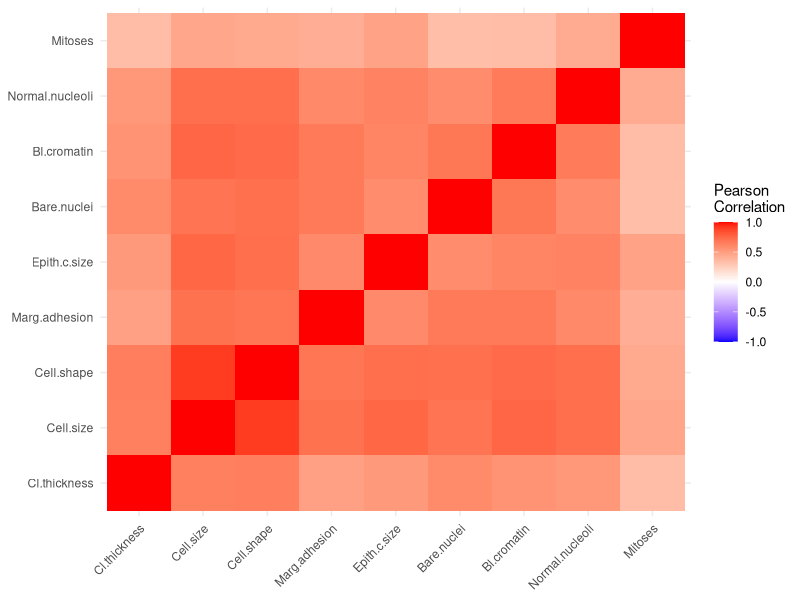
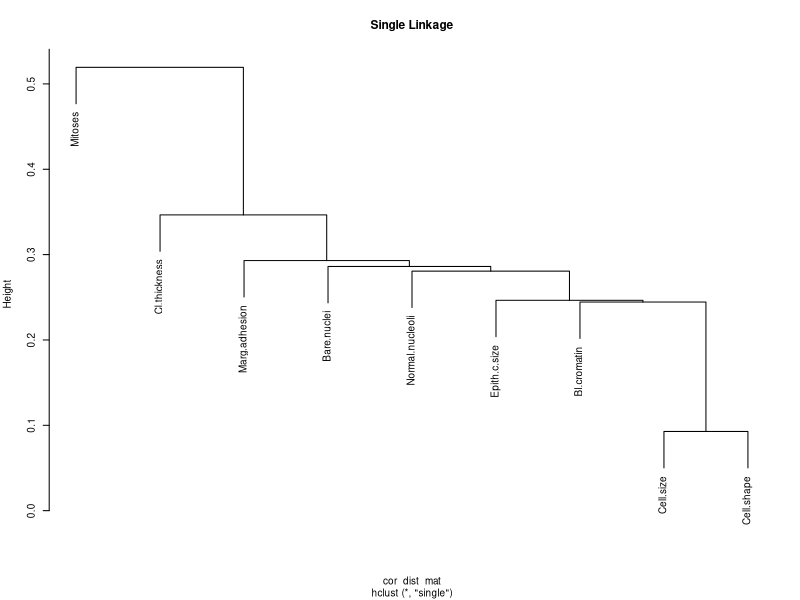
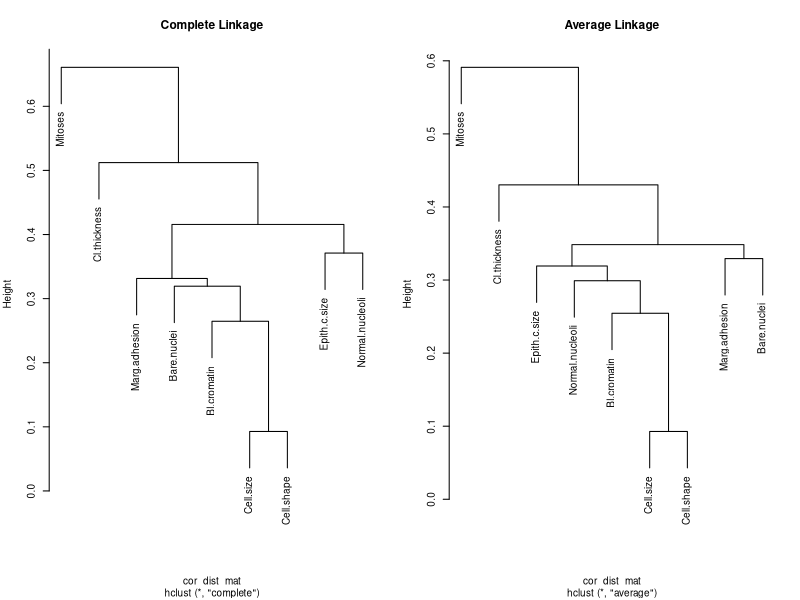
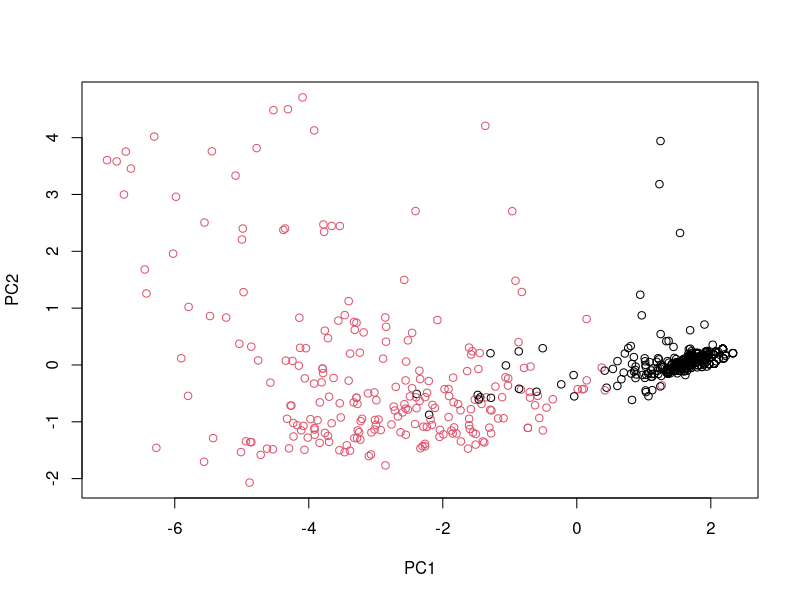
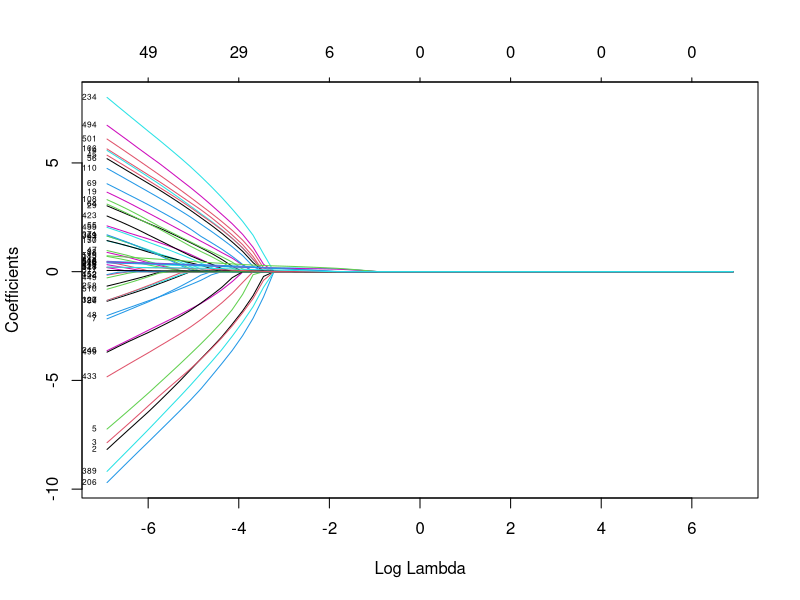

Generate these figures, in order, with R:
## ---- chunk 1
knitr::opts_chunk$set(echo = TRUE)
## ---- chunk 2
library(mlbench)
data(BreastCancer)
## ---- chunk 3
BreastCancer$Cl.thickness <- as.numeric(as.character(BreastCancer$Cl.thickness))
BreastCancer$Cell.size <- as.numeric(as.character(BreastCancer$Cell.size))
BreastCancer$Cell.shape <- as.numeric(as.character(BreastCancer$Cell.shape))
BreastCancer$Marg.adhesion <- as.numeric(as.character(BreastCancer$Marg.adhesion))
BreastCancer$Epith.c.size <- as.numeric(as.character(BreastCancer$Epith.c.size))
BreastCancer$Bare.nuclei <- as.numeric(as.character(BreastCancer$Bare.nuclei))
BreastCancer$Bl.cromatin <- as.numeric(as.character(BreastCancer$Bl.cromatin))
BreastCancer$Normal.nucleoli <- as.numeric(as.character(BreastCancer$Normal.nucleoli))
BreastCancer$Mitoses <- as.numeric(as.character(BreastCancer$Mitoses))

BreastCancer <- na.omit(BreastCancer)

df0 <- BreastCancer[, names(BreastCancer) != "Id"]
## ---- chunk 4
library(ggplot2)
library(reshape2)
library(knitr)

correlation_matrix <- cor(df0[,1:9])

melted_correlation <- melt(correlation_matrix)

ggplot(data = melted_correlation, aes(Var1, Var2, fill = value)) +
  geom_tile() +
  scale_fill_gradient2(low = "blue", high = "red", mid = "white", 
                       midpoint = 0, limit = c(-1,1), space = "Lab", 
                       name="Pearson\nCorrelation") +
  theme_minimal() +
  theme(axis.text.x = element_text(angle = 45, vjust = 1, hjust=1),
        axis.title = element_blank())

kable(t(summary(df0)), caption = "The numerical summary of the data", digits = 3)
## ---- chunk 5
df_numeric <- df0[, sapply(df0, is.numeric)]
df_no_constant <- df_numeric[, sapply(df_numeric, function(x) sd(x) > 0)]

correlation_matrix <- cor(df_no_constant)
cor_dist_mat <- as.dist(1 - correlation_matrix)

hc_single_cor <- hclust(cor_dist_mat, method = "single")

# Plot the dendrogram for single linkage
par(cex = 0.6)  # Adjust for better readability
plot(hc_single_cor, main = "Single Linkage")
## ---- chunk 6
# Setting up the plotting area for two side-by-side plots
par(mfrow = c(1, 2), cex = 0.6)  # Adjust for better readability

# Plot the dendrogram for complete linkage
hc_complete_cor <- hclust(cor_dist_mat, method = "complete")
plot(hc_complete_cor, main = "Complete Linkage")

# Plot the dendrogram for average linkage
hc_average_cor <- hclust(cor_dist_mat, method = "average")
plot(hc_average_cor, main = "Average Linkage")

par(mfrow = c(1, 1))
## ---- chunk 7
pca_result <- prcomp(df0[,1:9], scale.=TRUE)
rotation_rounded <- round(pca_result$rotation, 3)
rotation_rounded
plot(pca_result$x[,1:2], col=df0$Class)
## ---- chunk 8
my_kmeans <- function(X, K, max.iter = 100) {
  # Randomly assign initial cluster_center
  cluster_center <- X[sample(nrow(X), K), ]
  clusters <- rep(0, nrow(X))
  for (i in 1:max.iter) {
    # Assign clusters based on closest cluster_center
    clusters <- apply(X, 1, function(x) {
      which.min(colSums(t(cluster_center - x)^2))})
    
    # Recalculate cluster_center
    new_cluster_center <- matrix(ncol = ncol(X), nrow = K)
    for (k in 1:K) {
      new_cluster_center[k, ] <- colMeans(X[clusters == k, , drop=FALSE], na.rm = TRUE)}
    
    # Check for convergence
    if (all(cluster_center == new_cluster_center)) {
      message("Convergence reached after ", i, " iterations.")
      break}
    
    cluster_center <- new_cluster_center}
  
  # Calculate within-cluster sum-of-squares
  SSW <- sum(sapply(1:K, function(k) {
    sum(rowSums((X[clusters == k, , drop=FALSE] - cluster_center[k, ])^2))}))
  
  return(list(cluster = clusters, centers = cluster_center, ssw = SSW))}
## ---- chunk 9
df <- BreastCancer[, -c(1, 11)] 
df <- df[complete.cases(df), ] 
df <- data.frame(lapply(df, as.numeric)) 

set.seed(123) 

# Apply custom kmeans function multiple times
num_runs <- 10
best_run <- list(ssw = Inf)
for (i in 1:num_runs) {
  set.seed(i) # Different seed for each run
  run <- my_kmeans(df, K=2)
  if (run$ssw < best_run$ssw) {
    best_run <- run
  }
}
best_run$ssw

kable(summary(best_run))

best_run$ssw
## ---- chunk 10
# Compare with R's kmeans
set.seed(123)
r_kmeans <- kmeans(df, centers = 2, nstart = 25)

# Check if the two partitions are the same
identical(as.factor(best_run$cluster), as.factor(r_kmeans$cluster))
## ---- chunk 11
table(as.factor(best_run$cluster), as.factor(r_kmeans$cluster))
## ---- chunk 12
set.seed(123)
training_indices <- sample(1:nrow(BreastCancer), size = 0.8 * nrow(BreastCancer))
training_data <- BreastCancer[training_indices, ]
test_data <- BreastCancer[-training_indices, ]
## ---- chunk 13
calculate_summary <- function(data) {
  numeric_data <- data.frame(lapply(data, function(x) as.numeric(as.character(x))))
  
  summary_stats <- data.frame(
    Mean = sapply(numeric_data, mean, na.rm = TRUE),
    Median = sapply(numeric_data, median, na.rm = TRUE),
    Min = sapply(numeric_data, min, na.rm = TRUE),
    Max = sapply(numeric_data, max, na.rm = TRUE),
    Variance = sapply(numeric_data, var, na.rm = TRUE),
    SD = sapply(numeric_data, sd, na.rm = TRUE)
  )
  
  # Apply rounding and formatting to each column individually
  summary_stats$Mean <- round(summary_stats$Mean, 3)
  summary_stats$Median <- round(summary_stats$Median, 3)
  summary_stats$Min <- round(summary_stats$Min, 3)
  summary_stats$Max <- round(summary_stats$Max, 3)
  summary_stats$Variance <- format(round(summary_stats$Variance, 3), scientific = FALSE)
  summary_stats$SD <- round(summary_stats$SD, 3)

  return(summary_stats)
}

training_summary <- calculate_summary(training_data[,1:9])
test_summary <- calculate_summary(test_data[,1:9])

# Combine the training and test summaries
summary_table <- rbind(Training = training_summary, Test = test_summary)

kable(summary_table, caption = "Summary Statistics for Training and Test Data", digits = 3)
## ---- chunk 14
library(MASS)
set.seed(123)
model_subset <- stepAIC(glm(Class ~ ., data = training_data, family = binomial), direction = "both")
## ---- chunk 15
subset_model_summary <- summary(model_subset)$coefficients

# Round the coefficients to three decimal places
subset_model_summary <- round(subset_model_summary, 3)

kable(subset_model_summary, caption = "Coefficients from Subset Selection Logistic Regression", digits = 3)
## ---- chunk 16
library(glmnet)
x <- model.matrix(Class ~ ., data = training_data)[,-1] # Excluding intercept
y <- training_data$Class

# Fit LASSO model
set.seed(123)
cv_lasso <- cv.glmnet(x, y, family = "binomial", alpha = 1)
lasso_model <- glmnet(x, y, family = "binomial", alpha = 1, lambda = cv_lasso$lambda.min)
## ---- chunk 17
lambda.range <- 10^seq(3, -3, by = -0.1)

# Fit LASSO model over this wider range
lasso_model_all <- glmnet(x, y, family = "binomial", alpha = 1, lambda = lambda.range)

# Plotting the coefficients
plot(lasso_model_all, xvar = "lambda", label = TRUE)
## ---- chunk 18
subset_model_df <- data.frame(
  Variable = rownames(subset_model_summary),
  # Round the coefficients to three decimal places
  Subset_Coefficient = round(subset_model_summary[, "Estimate"], 3)
)

non_zero_coefs_matrix <- as.matrix(coef(lasso_model, s = cv_lasso$lambda.min))
non_zero_coefs_df <- data.frame(
  Variable = rownames(non_zero_coefs_matrix),
  LASSO_Coefficient = round(non_zero_coefs_matrix[,1], 3)
)
non_zero_coefs_df <- non_zero_coefs_df[!grepl("Id", non_zero_coefs_df$Variable), ]

# Merge the two data frames
combined_coefs_df <- merge(subset_model_df, non_zero_coefs_df, by = "Variable", all = TRUE)

combined_coefs_df[is.na(combined_coefs_df)] <- "NA"

kable(combined_coefs_df, caption = "Comparison of Coefficients from Subset Selection and LASSO Logistic Regression", digits = 3)
## ---- chunk 19
# Split the data again into training and test sets
BreastCancer$Id <- NULL  # Remove the Id column

set.seed(234)
training_indices <- sample(1:nrow(BreastCancer), size = 0.8 * nrow(BreastCancer))
training_data <- BreastCancer[training_indices, ]
test_data <- BreastCancer[-training_indices, ]

library(glmnet)
# Create model matrix excluding Id
x_train <- model.matrix(Class ~ ., data = training_data)[,-1] # Excluding intercept
y_train <- training_data$Class

# Fit LASSO model
set.seed(234)
cv_lasso <- cv.glmnet(x_train, y_train, family = "binomial", alpha = 1)
lasso_model <- glmnet(x_train, y_train, family = "binomial", alpha = 1, lambda = cv_lasso$lambda.min)

# Convert to regular matrix and extract non-zero coefficients
lasso_coefs <- as.matrix(coef(lasso_model, s = cv_lasso$lambda.min))
non_zero_coefs <- lasso_coefs[lasso_coefs[, 1] != 0, , drop = FALSE]
retained_vars <- rownames(non_zero_coefs)[-1] # Exclude the intercept

# Adjust the test data for LASSO model
formula_lasso <- as.formula(paste("Class ~", paste(retained_vars, collapse = " + ")))
x_test_lasso <- model.matrix(formula_lasso, test_data)[,-1] # Excluding intercept

# Predicting with the subset selection model on all variables
subset_pred <- predict(model_subset, newdata = test_data, type = "response")
subset_pred_class <- ifelse(subset_pred > 0.5, "malignant", "benign")
subset_test_error <- mean(subset_pred_class != test_data$Class)

# Predicting with the LASSO model on LASSO-selected variables
lasso_pred <- predict(lasso_model, newx = x_test_lasso, s = cv_lasso$lambda.min, type = "response")
lasso_pred_class <- ifelse(lasso_pred > 0.5, "malignant", "benign")
lasso_test_error <- mean(lasso_pred_class != test_data$Class)

# Compare test errors
test_error_comparison <- data.frame(
  Model = c("Subset Selection", "LASSO"),
  Test_Error = c(subset_test_error, lasso_test_error)
)
kable(test_error_comparison, caption = "Test Error Camparison Between Two Models")
